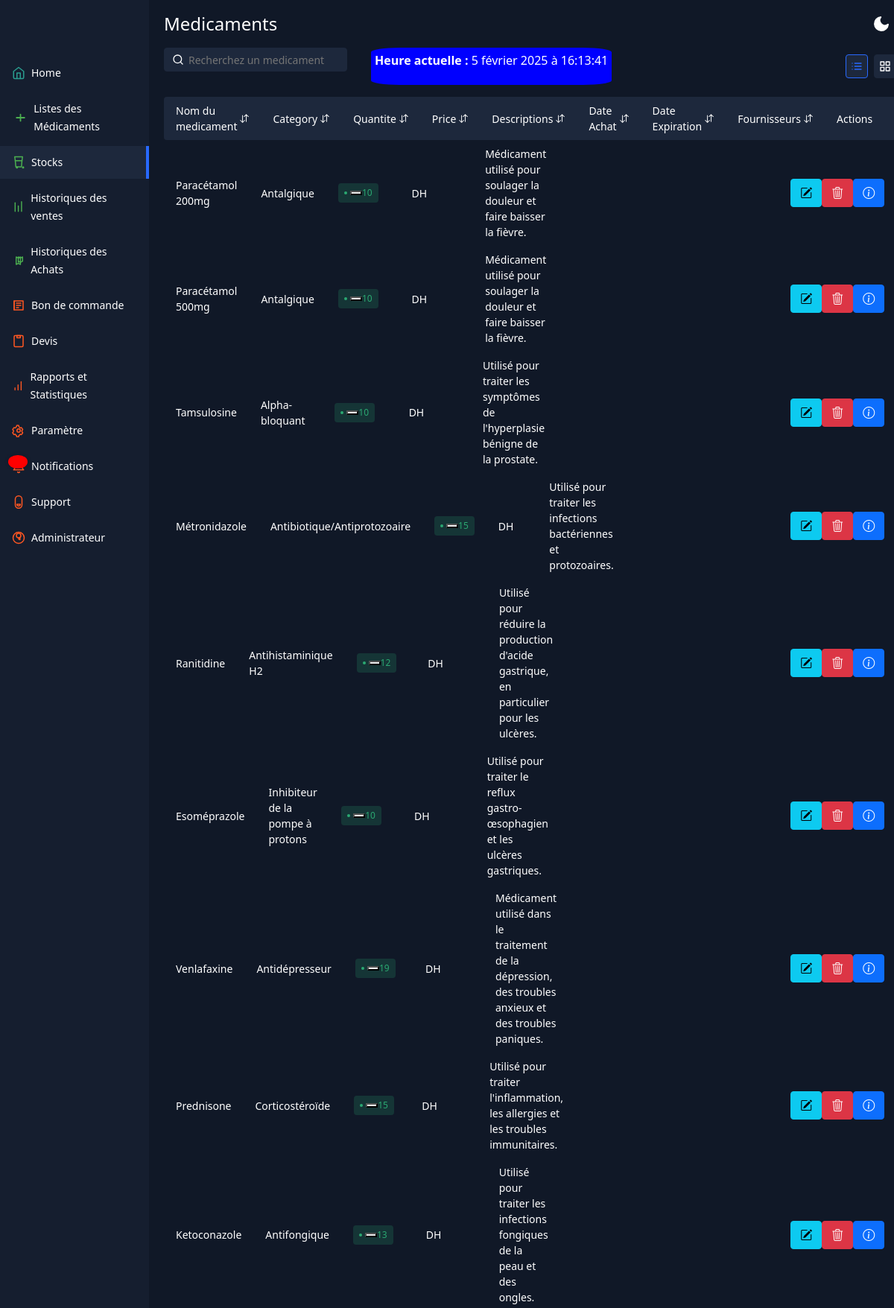
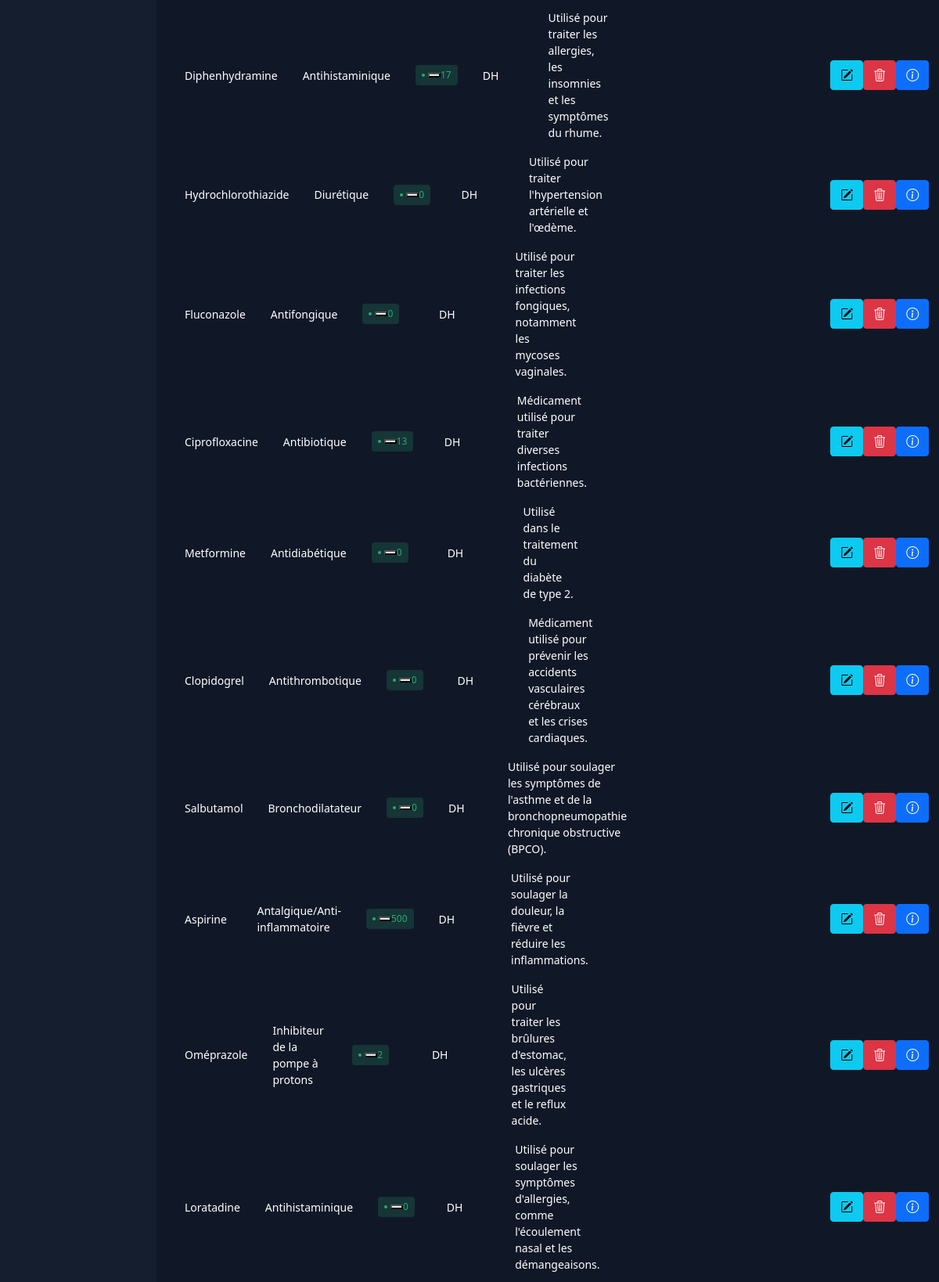
Page /Achat/ (signed in, upper part) on the committed database (2 pictures, top to bottom).
### Produits/models.py (models this page shows, shortened)
class Produits(models.Model):
    uuid = models.UUIDField(default=uuid.uuid4, unique=True, editable=False)
    slug = models.SlugField(unique=True, blank=True)
    compte = models.ForeignKey(Compte, on_delete=models.CASCADE, related_name='produits')
    name = models.CharField(max_length=110)
    category = models.ForeignKey(Categories, on_delete=models.CASCADE)
    price = models.IntegerField()
    quantite = models.PositiveIntegerField(default=0)
    description = models.TextField()
    date_ajout = models.DateTimeField(auto_now_add=True)
    date_expiration = models.DateField(default=now)
    image = models.ImageField(null=True, blank=True, upload_to='media/')
    class Meta:
        ordering = ['-date_ajout']
    @property
    def total_quantity(self):
        return sum(lot.quantite for lot in self.lots.all())
    def statut_quantite(self):
        if self.total_quantity == 0:
            return 'red'
        elif self.total_quantity <= 10:
            return 'yellow'
        else:
            return 'green'

class Categories(models.Model):
     name =models.CharField(max_length=250)
     compte = models.ForeignKey(Compte, on_delete=models.CASCADE, related_name='categories')
     def __str__(self):
              return self. name

class StockLot(models.Model):
    compte = models.ForeignKey(Compte, on_delete=models.CASCADE, related_name='stocklot')
    produit = models.ForeignKey('Produits', on_delete=models.CASCADE, related_name='lots')
    quantite = models.PositiveIntegerField()
    date_expiration = models.DateField()
    date_derniere_notification = models.DateField(null=True, blank=True)
    uuid = models.UUIDField(default=uuid.uuid4, editable=False, unique=True)
    slug = models.SlugField(max_length=255, unique=True, blank=True, null=True)  # Champ slug modifié

### Produits/views.py (the view)
# urls.py: path( 'Achat/', affichageAchat.as_view(), name='Achat'),
class affichageAchat(LoginRequiredMixin, ListView):
    template_name = 'achat.html'
    def get_queryset(self):
        compte = self.request.user.profil.compte
        return Produits.objects.filter(compte=compte)

### utilisateurs/context_processors.py (called while the page is built)
def is_compte_admin(request):
    if request.user.is_authenticated:
        try:
            profil = request.user.profil  # Lier UtilisateurProfil au modèle User
            return {'is_admin': profil.is_compte_admin}
        except UtilisateurProfil.DoesNotExist:
            return {'is_admin': False}
    return {'is_admin': False}

### utilisateurs/models.py (called while the page is built)
    @property
    def is_compte_admin(self):
        return self.est_admin

### Produits/templates/achat.html (shortened to what this page needs)
{% load static %}
<!DOCTYPE html>
<html lang="fr" >
<head>
  <link rel="stylesheet" href="https://cdnjs.cloudflare.com/ajax/libs/normalize/5.0.0/normalize.min.css">
<link rel="stylesheet" href="{% static 'style.css' %}">
<link rel="stylesheet" href="{% static 'bootstrap.min.css' %}" >
<link rel="stylesheet" href="{% static 'font/fonts/bootstrap-icons.woff2' %}" >
<link rel="stylesheet" href="{% static 'font/fonts/bootstrap-icons.woff' %}" >
<link rel="stylesheet" href="{% static 'font/bootstrap-icons.scss' %}" >
<link rel="stylesheet" href="{% static 'font/bootstrap-icons.json' %}" >
<link rel="stylesheet" href="{% static 'font/bootstrap-icons.min.css' %}" >
<link rel="stylesheet" href="{% static 'font/bootstrap-icons.css' %}" >
</head>
<body>
     {% include "zonee_gauche.html" %}
                <div class="app-content">
                  {% include "header3.html" %}
                  {% include "header2.html" %}
                  {% include "produitAchat.html" %}
   </div>
</body>
</html>

### Produits/templates/produitAchat.html (shortened to what this page needs)
{% load static %}
{% block produit %}
<div class="products-area-wrapper tableView">
    <div class="products-header">
      <div class="product-cell image">
        Nom du medicament
        <button class="sort-button">
        </button>
      </div>
      <div class="product-cell category">Category<button class="sort-button">
        </button></div>
      <div class="product-cell status-cell"> Quantite<button class="sort-button">
        </button></div>
      <div class="product-cell sales">Price<button class="sort-button">
        </button></div>
      <div class="product-cell stock">Descriptions<button class="sort-button">
        </button></div>
      <div class="product-cell price">Date Achat<button class="sort-button">
        </button></div>
      <div class="product-cell price">Date Expiration<button class="sort-button">
        </button></div>
      <div class="product-cell price">Fournisseurs<button class="sort-button">
        </button></div>
      <div class="product-cell price">Actions<button class="sort-button">
          <svg xmlns="http://www.w3.org/2000/svg" width="16" height="16" viewBox="0 0 512 512">
          </svg>
        </button></div>
    </div>
{% for n in object_list %}
    <div class="products-row" id="produit-{{ n.id }}">
        <div class="product-cell image" >
            <span>{{n.name}}</span>
        </div>
        <div class="product-cell category"><span class="cell-label">Category:</span>{{n.category}}</div>
        <div class="product-cell status-cell">
          <span class="status active"><button class="button {{n.statut_quantite}}"></button> {{n.quantite}}</span>
        </div>
        <div class="product-cell price"><span class="cell-label">price:</span>{{n.priceA}} DH</div>
        <div class="product-cell description"><span class="cell-label">Description:</span>{{n.description}}</div>
        <div class="product-cell price"><span class="cell-label">Date Achat:</span>{{n.date_achat}}</div>
        <div class="product-cell sales"><span class="cell-label">Date Expiration:</span>{{n.date_expirationM}}</div>
        <div class="product-cell sales"><span class="cell-label">Fournisseurs:</span>{{n.fournisseur}}</div>
        <div class="product-cell sales">
          <a href="{% url 'modifier' n.pk %}" class="btn btn-info"> <i class="bi bi-pencil-square"></i></a>
          <a href="{% url 'delete' n.pk %}" class="btn btn-danger"> <i class="bi bi-trash3"></i></a>
          <a href="{% url 'detail' n.pk %}" class="btn btn-primary"> <i class="bi bi-info-circle"></i> </a>
        </div>
      </div>
{% endfor %}
    </div>
</div>
{% endblock produit %}

### Produits/static/style.css (style rules this page uses)
* { box-sizing: border-box; }
:root { --app-bg: #101827; --sidebar: rgba(21, 30, 47,1); --sidebar-main-color: #fff; --table-border: #1a2131; --table-header: #1a2131; --app-content-main-color: #fff; --sidebar-link: #fff; --sidebar-active-link: #1d283c; --sidebar-hover-link: #1a2539; --action-color: #2869ff; --action-color-hover: #6291fd; --app-content-secondary-color: #1d283c; --filter-reset: #2c394f; --filter-shadow: rgba(16, 24, 39, 0.8) 0px 6px 12px -2px, rgba(0, 0, 0, 0.3) 0px 3px 7px -3px; }
body, html { margin: 0; padding: 0; height: 100%; width: 100%; }
body { overflow: hidden; font-family: "Poppins", sans-serif; background-color: var(--app-bg); -webkit-font-smoothing: antialiased; -moz-osx-font-smoothing: grayscale; }
.app-content { padding: 16px; background-color: var(--app-bg); height: 100%; flex: 1; max-height: 100%; display: flex; flex-direction: column; }
.products-area-wrapper { width: 100%; max-height: 100%; overflow: auto; padding: 0 4px; }
.tableView .products-header { display: flex; align-items: center; border-radius: 4px; background-color: var(--app-content-secondary-color); position: sticky; top: 0; }
.tableView .products-row { display: flex; align-items: center; border-radius: 4px; }
.tableView .product-cell { flex: 1; padding: 8px 16px; color: var(--app-content-main-color); font-size: 14px; display: flex; align-items: center; }
.tableView .sort-button { padding: 0; background-color: transparent; border: none; cursor: pointer; color: var(--app-content-main-color); margin-left: 4px; display: flex; align-items: center; }
.tableView .sort-button svg { width: 12px; }
.status { border-radius: 4px; display: flex; align-items: center; padding: 4px 8px; font-size: 12px; }
.status:before { content: ""; width: 4px; height: 4px; border-radius: 50%; margin-right: 4px; }
.status.active { color: #2ba972; background-color: rgba(43, 169, 114, 0.2); }
.status.active:before { background-color: #2ba972; }

### rows in the picture
Produits: name "Paracétamol 200mg", category "Antalgique", quantite "10", description "Médicament utilisé pour soulager la douleur et faire baisser la fièvre."
Produits: name "Paracétamol 500mg", category "Antalgique", quantite "10", description "Médicament utilisé pour soulager la douleur et faire baisser la fièvre."
Produits: name "Tamsulosine", category "Alpha-bloquant", quantite "10", description "Utilisé pour traiter les symptômes de l'hyperplasie bénigne de la prostate."
Produits: name "Métronidazole", category "Antibiotique/Antiprotozoaire", quantite "15", description "Utilisé pour traiter les infections bactériennes et protozoaires."
Produits: name "Ranitidine", category "Antihistaminique H2", quantite "12", description "Utilisé pour réduire la production d'acide gastrique, en particulier pour les ulcères."
Produits: name "Esoméprazole", category "Inhibiteur de la pompe à protons", quantite "10", description "Utilisé pour traiter le reflux gastro-œsophagien et les ulcères gastriques."
Produits: name "Venlafaxine", category "Antidépresseur", quantite "19", description "Médicament utilisé dans le traitement de la dépression, des troubles anxieux et des troubles paniques."
Produits: name "Prednisone", category "Corticostéroïde", quantite "15", description "Utilisé pour traiter l'inflammation, les allergies et les troubles immunitaires."
Produits: name "Ketoconazole", category "Antifongique", quantite "13", description "Utilisé pour traiter les infections fongiques de la peau et des ongles."
Produits: name "Diphenhydramine", category "Antihistaminique", quantite "17", description "Utilisé pour traiter les allergies, les insomnies et les symptômes du rhume."
Produits: name "Hydrochlorothiazide", category "Diurétique", quantite "0", description "Utilisé pour traiter l'hypertension artérielle et l'œdème."
Produits: name "Fluconazole", category "Antifongique", quantite "0", description "Utilisé pour traiter les infections fongiques, notamment les mycoses vaginales."
Produits: name "Ciprofloxacine", category "Antibiotique", quantite "13", description "Médicament utilisé pour traiter diverses infections bactériennes."
Produits: name "Metformine", category "Antidiabétique", quantite "0", description "Utilisé dans le traitement du diabète de type 2."
Produits: name "Clopidogrel", category "Antithrombotique", quantite "0", description "Médicament utilisé pour prévenir les accidents vasculaires cérébraux et les crises cardiaques."
Produits: name "Salbutamol", category "Bronchodilatateur", quantite "0", description "Utilisé pour soulager les symptômes de l'asthme et de la bronchopneumopathie chronique obstructive (BPCO)."
Produits: name "Aspirine", category "Antalgique/Anti-inflammatoire", quantite "500", description "Utilisé pour soulager la douleur, la fièvre et réduire les inflammations."
Produits: name "Oméprazole", category "Inhibiteur de la pompe à protons", quantite "2", description "Utilisé pour traiter les brûlures d'estomac, les ulcères gastriques et le reflux acide."
Produits: name "Loratadine", category "Antihistaminique", quantite "0", description "Utilisé pour soulager les symptômes d'allergies, comme l'écoulement nasal et les démangeaisons."
